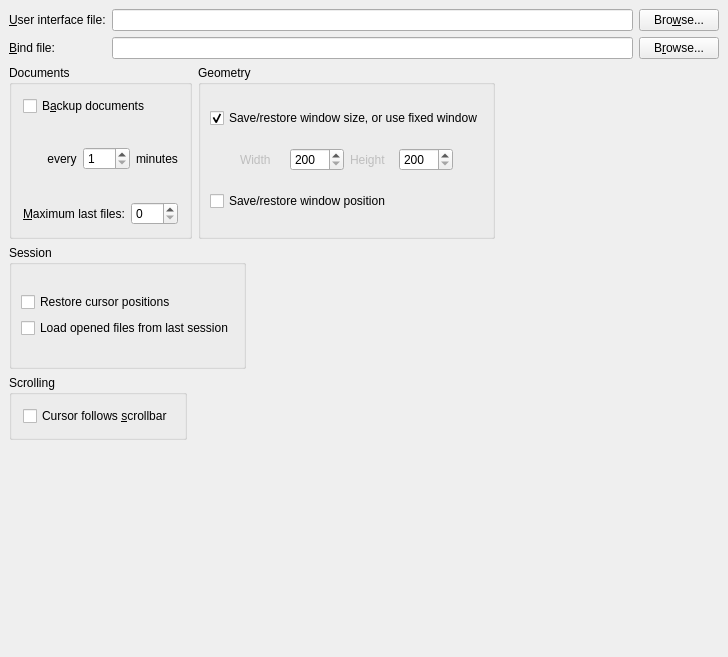
<ui version="4.0" >
 <author></author>
 <comment></comment>
 <exportmacro></exportmacro>
 <class>QPrefUi</class>
 <widget class="QWidget" name="QPrefUi" >
  <property name="geometry" >
   <rect>
    <x>0</x>
    <y>0</y>
    <width>728</width>
    <height>657</height>
   </rect>
  </property>
  <property name="sizePolicy" >
   <sizepolicy>
    <hsizetype>1</hsizetype>
    <vsizetype>1</vsizetype>
    <horstretch>0</horstretch>
    <verstretch>0</verstretch>
   </sizepolicy>
  </property>
  <property name="windowTitle" >
   <string/>
  </property>
  <layout class="QVBoxLayout" >
   <property name="margin" >
    <number>9</number>
   </property>
   <property name="spacing" >
    <number>6</number>
   </property>
   <item>
    <layout class="QGridLayout" >
     <property name="margin" >
      <number>0</number>
     </property>
     <property name="spacing" >
      <number>6</number>
     </property>
     <item row="1" column="2" >
      <widget class="QPushButton" name="bindFilePB" >
       <property name="text" >
        <string>B&amp;rowse...</string>
       </property>
      </widget>
     </item>
     <item row="0" column="0" >
      <widget class="QLabel" name="uiFileLA" >
       <property name="text" >
        <string>&amp;User interface file:</string>
       </property>
       <property name="buddy" >
        <cstring>uiFileED</cstring>
       </property>
      </widget>
     </item>
     <item row="1" column="0" >
      <widget class="QLabel" name="bindFileLA" >
       <property name="text" >
        <string>&amp;Bind file:</string>
       </property>
       <property name="buddy" >
        <cstring>bindFileED</cstring>
       </property>
      </widget>
     </item>
     <item row="0" column="1" >
      <widget class="QLineEdit" name="uiFileED" />
     </item>
     <item row="0" column="2" >
      <widget class="QPushButton" name="uiFilePB" >
       <property name="text" >
        <string>Bro&amp;wse...</string>
       </property>
      </widget>
     </item>
     <item row="1" column="1" >
      <widget class="QLineEdit" name="bindFileED" />
     </item>
    </layout>
   </item>
   <item>
    <layout class="QHBoxLayout" >
     <property name="margin" >
      <number>0</number>
     </property>
     <property name="spacing" >
      <number>6</number>
     </property>
     <item>
      <widget class="QGroupBox" name="documentsGB" >
       <property name="title" >
        <string>Documents</string>
       </property>
       <layout class="QVBoxLayout" >
        <property name="margin" >
         <number>11</number>
        </property>
        <property name="spacing" >
         <number>6</number>
        </property>
        <item>
         <widget class="QCheckBox" name="autoSaveCB" >
          <property name="text" >
           <string>B&amp;ackup documents </string>
          </property>
         </widget>
        </item>
        <item>
         <layout class="QHBoxLayout" >
          <property name="margin" >
           <number>0</number>
          </property>
          <property name="spacing" >
           <number>6</number>
          </property>
          <item>
           <spacer>
            <property name="orientation" >
             <enum>Qt::Horizontal</enum>
            </property>
            <property name="sizeType" >
             <enum>QSizePolicy::Fixed</enum>
            </property>
            <property name="sizeHint" >
             <size>
              <width>21</width>
              <height>20</height>
             </size>
            </property>
           </spacer>
          </item>
          <item>
           <widget class="QLabel" name="autoSaveLA" >
            <property name="text" >
             <string> every</string>
            </property>
            <property name="buddy" >
             <cstring>autoSaveSB</cstring>
            </property>
           </widget>
          </item>
          <item>
           <widget class="QSpinBox" name="autoSaveSB" >
            <property name="maximum" >
             <number>300</number>
            </property>
            <property name="minimum" >
             <number>1</number>
            </property>
           </widget>
          </item>
          <item>
           <widget class="QLabel" name="TextLabel1" >
            <property name="text" >
             <string>minutes</string>
            </property>
           </widget>
          </item>
         </layout>
        </item>
        <item>
         <layout class="QHBoxLayout" >
          <property name="margin" >
           <number>0</number>
          </property>
          <property name="spacing" >
           <number>6</number>
          </property>
          <item>
           <widget class="QLabel" name="lastfilesLA" >
            <property name="text" >
             <string>&amp;Maximum last files:</string>
            </property>
            <property name="buddy" >
             <cstring>lastfilesSB</cstring>
            </property>
           </widget>
          </item>
          <item>
           <widget class="QSpinBox" name="lastfilesSB" >
            <property name="maximum" >
             <number>9</number>
            </property>
           </widget>
          </item>
         </layout>
        </item>
       </layout>
      </widget>
     </item>
     <item>
      <widget class="QGroupBox" name="GeometryGB" >
       <property name="sizePolicy" >
        <sizepolicy>
         <hsizetype>5</hsizetype>
         <vsizetype>5</vsizetype>
         <horstretch>0</horstretch>
         <verstretch>0</verstretch>
        </sizepolicy>
       </property>
       <property name="title" >
        <string>Geometry</string>
       </property>
       <layout class="QVBoxLayout" >
        <property name="margin" >
         <number>9</number>
        </property>
        <property name="spacing" >
         <number>6</number>
        </property>
        <item>
         <widget class="QCheckBox" name="loadWindowSizeCB" >
          <property name="text" >
           <string>Save/restore window size, or use fixed window</string>
          </property>
          <property name="checked" >
           <bool>true</bool>
          </property>
         </widget>
        </item>
        <item>
         <layout class="QHBoxLayout" >
          <property name="margin" >
           <number>0</number>
          </property>
          <property name="spacing" >
           <number>6</number>
          </property>
          <item>
           <spacer>
            <property name="orientation" >
             <enum>Qt::Horizontal</enum>
            </property>
            <property name="sizeType" >
             <enum>QSizePolicy::Fixed</enum>
            </property>
            <property name="sizeHint" >
             <size>
              <width>30</width>
              <height>20</height>
             </size>
            </property>
           </spacer>
          </item>
          <item>
           <widget class="QLabel" name="windowWidthLA" >
            <property name="enabled" >
             <bool>false</bool>
            </property>
            <property name="text" >
             <string>Width</string>
            </property>
           </widget>
          </item>
          <item>
           <widget class="QSpinBox" name="windowWidthSB" >
            <property name="maximum" >
             <number>9999</number>
            </property>
            <property name="minimum" >
             <number>200</number>
            </property>
            <property name="singleStep" >
             <number>10</number>
            </property>
           </widget>
          </item>
          <item>
           <widget class="QLabel" name="windowHeightLA" >
            <property name="enabled" >
             <bool>false</bool>
            </property>
            <property name="text" >
             <string>Height</string>
            </property>
           </widget>
          </item>
          <item>
           <widget class="QSpinBox" name="windowHeightSB" >
            <property name="maximum" >
             <number>9999</number>
            </property>
            <property name="minimum" >
             <number>200</number>
            </property>
            <property name="singleStep" >
             <number>10</number>
            </property>
           </widget>
          </item>
          <item>
           <spacer>
            <property name="orientation" >
             <enum>Qt::Horizontal</enum>
            </property>
            <property name="sizeType" >
             <enum>QSizePolicy::Fixed</enum>
            </property>
            <property name="sizeHint" >
             <size>
              <width>30</width>
              <height>20</height>
             </size>
            </property>
           </spacer>
          </item>
         </layout>
        </item>
        <item>
         <widget class="QCheckBox" name="loadWindowLocationCB" >
          <property name="enabled" >
           <bool>true</bool>
          </property>
          <property name="toolTip" >
           <string>Restore to cursor position when the file was last closed</string>
          </property>
          <property name="text" >
           <string>Save/restore window position</string>
          </property>
         </widget>
        </item>
       </layout>
      </widget>
     </item>
     <item>
      <spacer>
       <property name="orientation" >
        <enum>Qt::Horizontal</enum>
       </property>
       <property name="sizeType" >
        <enum>QSizePolicy::Expanding</enum>
       </property>
       <property name="sizeHint" >
        <size>
         <width>51</width>
         <height>174</height>
        </size>
       </property>
      </spacer>
     </item>
    </layout>
   </item>
   <item>
    <layout class="QHBoxLayout" >
     <property name="margin" >
      <number>0</number>
     </property>
     <property name="spacing" >
      <number>6</number>
     </property>
     <item>
      <widget class="QGroupBox" name="sessionGB" >
       <property name="title" >
        <string>Session</string>
       </property>
       <layout class="QGridLayout" >
        <property name="margin" >
         <number>9</number>
        </property>
        <property name="spacing" >
         <number>6</number>
        </property>
        <item row="0" column="0" >
         <layout class="QVBoxLayout" >
          <property name="margin" >
           <number>0</number>
          </property>
          <property name="spacing" >
           <number>6</number>
          </property>
          <item>
           <widget class="QCheckBox" name="restoreCursorCB" >
            <property name="text" >
             <string>Restore cursor positions</string>
            </property>
           </widget>
          </item>
          <item>
           <widget class="QCheckBox" name="loadSessionCB" >
            <property name="text" >
             <string>Load opened files from last session</string>
            </property>
           </widget>
          </item>
         </layout>
        </item>
       </layout>
      </widget>
     </item>
     <item>
      <spacer>
       <property name="orientation" >
        <enum>Qt::Horizontal</enum>
       </property>
       <property name="sizeType" >
        <enum>QSizePolicy::Expanding</enum>
       </property>
       <property name="sizeHint" >
        <size>
         <width>351</width>
         <height>124</height>
        </size>
       </property>
      </spacer>
     </item>
    </layout>
   </item>
   <item>
    <layout class="QHBoxLayout" >
     <property name="margin" >
      <number>0</number>
     </property>
     <property name="spacing" >
      <number>6</number>
     </property>
     <item>
      <widget class="QGroupBox" name="scrollGB" >
       <property name="title" >
        <string>Scrolling</string>
       </property>
       <layout class="QVBoxLayout" >
        <property name="margin" >
         <number>11</number>
        </property>
        <property name="spacing" >
         <number>6</number>
        </property>
        <item>
         <widget class="QCheckBox" name="cursorFollowsCB" >
          <property name="text" >
           <string>Cursor follows &amp;scrollbar</string>
          </property>
         </widget>
        </item>
       </layout>
      </widget>
     </item>
     <item>
      <spacer>
       <property name="orientation" >
        <enum>Qt::Horizontal</enum>
       </property>
       <property name="sizeType" >
        <enum>QSizePolicy::Expanding</enum>
       </property>
       <property name="sizeHint" >
        <size>
         <width>351</width>
         <height>20</height>
        </size>
       </property>
      </spacer>
     </item>
    </layout>
   </item>
   <item>
    <spacer>
     <property name="orientation" >
      <enum>Qt::Vertical</enum>
     </property>
     <property name="sizeType" >
      <enum>QSizePolicy::Expanding</enum>
     </property>
     <property name="sizeHint" >
      <size>
       <width>394</width>
       <height>31</height>
      </size>
     </property>
    </spacer>
   </item>
  </layout>
 </widget>
 <pixmapfunction></pixmapfunction>
 <tabstops>
  <tabstop>uiFileED</tabstop>
  <tabstop>uiFilePB</tabstop>
  <tabstop>bindFileED</tabstop>
  <tabstop>bindFilePB</tabstop>
  <tabstop>cursorFollowsCB</tabstop>
  <tabstop>autoSaveCB</tabstop>
  <tabstop>autoSaveSB</tabstop>
  <tabstop>lastfilesSB</tabstop>
 </tabstops>
 <resources/>
 <connections/>
</ui>
